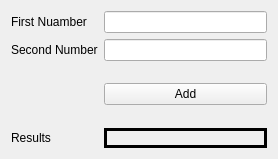
<?xml version="1.0" encoding="UTF-8"?>
<ui version="4.0">
 <class>MainWindow</class>
 <widget class="QMainWindow" name="MainWindow">
  <property name="geometry">
   <rect>
    <x>0</x>
    <y>0</y>
    <width>278</width>
    <height>159</height>
   </rect>
  </property>
  <property name="windowTitle">
   <string>testA</string>
  </property>
  <widget class="QWidget" name="centralWidget">
   <layout class="QGridLayout" name="gridLayout">
    <item row="0" column="0">
     <widget class="QLabel" name="firstNumberLb">
      <property name="text">
       <string>First Nuamber</string>
      </property>
     </widget>
    </item>
    <item row="0" column="1">
     <widget class="QLineEdit" name="firstNumberLnEd"/>
    </item>
    <item row="1" column="0">
     <widget class="QLabel" name="secondNumberLb">
      <property name="text">
       <string>Second Number</string>
      </property>
     </widget>
    </item>
    <item row="1" column="1">
     <widget class="QLineEdit" name="secondNumberLnEd"/>
    </item>
    <item row="2" column="0">
     <spacer name="verticalSpacer">
      <property name="orientation">
       <enum>Qt::Vertical</enum>
      </property>
      <property name="sizeHint" stdset="0">
       <size>
        <width>20</width>
        <height>47</height>
       </size>
      </property>
     </spacer>
    </item>
    <item row="2" column="1">
     <widget class="QPushButton" name="addBtn">
      <property name="text">
       <string>Add</string>
      </property>
     </widget>
    </item>
    <item row="3" column="0">
     <widget class="QLabel" name="label">
      <property name="text">
       <string>Results</string>
      </property>
     </widget>
    </item>
    <item row="3" column="1">
     <widget class="QLabel" name="resultLb">
      <property name="frameShape">
       <enum>QFrame::Box</enum>
      </property>
      <property name="lineWidth">
       <number>3</number>
      </property>
      <property name="text">
       <string/>
      </property>
     </widget>
    </item>
   </layout>
  </widget>
 </widget>
 <layoutdefault spacing="6" margin="11"/>
 <resources/>
 <connections/>
</ui>
